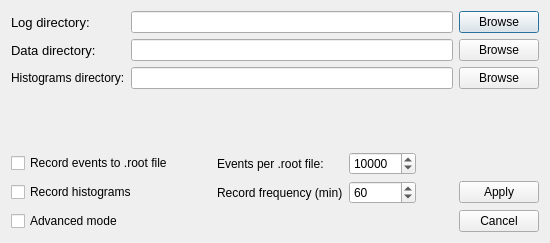
<?xml version="1.0" encoding="UTF-8"?>
<ui version="4.0">
 <class>QMenuConfig</class>
 <widget class="QDialog" name="QMenuConfig">
  <property name="geometry">
   <rect>
    <x>0</x>
    <y>0</y>
    <width>550</width>
    <height>243</height>
   </rect>
  </property>
  <property name="maximumSize">
   <size>
    <width>600</width>
    <height>260</height>
   </size>
  </property>
  <property name="windowTitle">
   <string>Dialog</string>
  </property>
  <layout class="QVBoxLayout" name="verticalLayout">
   <item>
    <layout class="QFormLayout" name="formLayout">
     <item row="0" column="0">
      <widget class="QLabel" name="label">
       <property name="font">
        <font>
         <pointsize>10</pointsize>
        </font>
       </property>
       <property name="text">
        <string>Log directory:</string>
       </property>
      </widget>
     </item>
     <item row="0" column="1">
      <layout class="QHBoxLayout" name="horizontalLayout">
       <item>
        <widget class="QLineEdit" name="lineLogDir"/>
       </item>
       <item>
        <widget class="QPushButton" name="pbBrowseLog">
         <property name="text">
          <string>Browse</string>
         </property>
        </widget>
       </item>
      </layout>
     </item>
     <item row="1" column="0">
      <widget class="QLabel" name="label_3">
       <property name="font">
        <font>
         <pointsize>10</pointsize>
        </font>
       </property>
       <property name="text">
        <string>Data directory:</string>
       </property>
      </widget>
     </item>
     <item row="1" column="1">
      <layout class="QHBoxLayout" name="horizontalLayout_3">
       <item>
        <widget class="QLineEdit" name="lineDataDir"/>
       </item>
       <item>
        <widget class="QPushButton" name="pbBrowseData">
         <property name="text">
          <string>Browse</string>
         </property>
        </widget>
       </item>
      </layout>
     </item>
     <item row="2" column="0">
      <widget class="QLabel" name="labelHist">
       <property name="text">
        <string>Histograms directory:</string>
       </property>
      </widget>
     </item>
     <item row="2" column="1">
      <layout class="QHBoxLayout" name="horizontalLayout_2">
       <item>
        <widget class="QLineEdit" name="lineHistDir"/>
       </item>
       <item>
        <widget class="QPushButton" name="pbBrowseHist">
         <property name="text">
          <string>Browse</string>
         </property>
        </widget>
       </item>
      </layout>
     </item>
    </layout>
   </item>
   <item>
    <layout class="QGridLayout" name="gridLayout">
     <item row="0" column="3">
      <widget class="QSpinBox" name="sbRootFileSize">
       <property name="maximum">
        <number>1000000</number>
       </property>
       <property name="singleStep">
        <number>10000</number>
       </property>
       <property name="value">
        <number>10000</number>
       </property>
      </widget>
     </item>
     <item row="0" column="0">
      <widget class="QCheckBox" name="chbSaveRootFile">
       <property name="text">
        <string>Record events to .root file</string>
       </property>
      </widget>
     </item>
     <item row="0" column="1">
      <widget class="QLabel" name="label_10">
       <property name="minimumSize">
        <size>
         <width>10</width>
         <height>0</height>
        </size>
       </property>
       <property name="text">
        <string/>
       </property>
      </widget>
     </item>
     <item row="1" column="2">
      <widget class="QLabel" name="label_5">
       <property name="text">
        <string>Record frequency (min)</string>
       </property>
      </widget>
     </item>
     <item row="0" column="2">
      <widget class="QLabel" name="label_4">
       <property name="text">
        <string>Events per .root file:</string>
       </property>
      </widget>
     </item>
     <item row="2" column="0">
      <widget class="QCheckBox" name="chbAdvanced">
       <property name="text">
        <string>Advanced mode</string>
       </property>
      </widget>
     </item>
     <item row="2" column="5">
      <widget class="QPushButton" name="pbCancel">
       <property name="text">
        <string>Cancel</string>
       </property>
      </widget>
     </item>
     <item row="1" column="5">
      <widget class="QPushButton" name="pbApply">
       <property name="text">
        <string>Apply</string>
       </property>
      </widget>
     </item>
     <item row="1" column="0">
      <widget class="QCheckBox" name="chbSaveHist">
       <property name="text">
        <string>Record histograms</string>
       </property>
      </widget>
     </item>
     <item row="0" column="4">
      <widget class="QLabel" name="label_11">
       <property name="minimumSize">
        <size>
         <width>10</width>
         <height>0</height>
        </size>
       </property>
       <property name="text">
        <string/>
       </property>
      </widget>
     </item>
     <item row="1" column="3">
      <widget class="QSpinBox" name="sbHistRecord">
       <property name="maximum">
        <number>1440</number>
       </property>
       <property name="value">
        <number>60</number>
       </property>
      </widget>
     </item>
    </layout>
   </item>
  </layout>
 </widget>
 <resources/>
 <connections>
  <connection>
   <sender>pbBrowseLog</sender>
   <signal>clicked()</signal>
   <receiver>QMenuConfig</receiver>
   <slot>OnBrowseLog()</slot>
   <hints>
    <hint type="sourcelabel">
     <x>538</x>
     <y>30</y>
    </hint>
    <hint type="destinationlabel">
     <x>316</x>
     <y>86</y>
    </hint>
   </hints>
  </connection>
  <connection>
   <sender>pbApply</sender>
   <signal>clicked()</signal>
   <receiver>QMenuConfig</receiver>
   <slot>OnApply()</slot>
   <hints>
    <hint type="sourcelabel">
     <x>539</x>
     <y>191</y>
    </hint>
    <hint type="destinationlabel">
     <x>259</x>
     <y>151</y>
    </hint>
   </hints>
  </connection>
  <connection>
   <sender>pbCancel</sender>
   <signal>clicked()</signal>
   <receiver>QMenuConfig</receiver>
   <slot>OnCancel()</slot>
   <hints>
    <hint type="sourcelabel">
     <x>539</x>
     <y>227</y>
    </hint>
    <hint type="destinationlabel">
     <x>295</x>
     <y>162</y>
    </hint>
   </hints>
  </connection>
  <connection>
   <sender>pbBrowseData</sender>
   <signal>clicked()</signal>
   <receiver>QMenuConfig</receiver>
   <slot>OnBrowseData()</slot>
   <hints>
    <hint type="sourcelabel">
     <x>538</x>
     <y>72</y>
    </hint>
    <hint type="destinationlabel">
     <x>293</x>
     <y>112</y>
    </hint>
   </hints>
  </connection>
  <connection>
   <sender>pbBrowseHist</sender>
   <signal>clicked()</signal>
   <receiver>QMenuConfig</receiver>
   <slot>OnBrowseHist()</slot>
   <hints>
    <hint type="sourcelabel">
     <x>511</x>
     <y>107</y>
    </hint>
    <hint type="destinationlabel">
     <x>475</x>
     <y>121</y>
    </hint>
   </hints>
  </connection>
 </connections>
 <slots>
  <slot>OnBrowseLog()</slot>
  <slot>OnBrowseData()</slot>
  <slot>OnApply()</slot>
  <slot>OnCancel()</slot>
  <slot>OnSave()</slot>
  <slot>OnBrowseHist()</slot>
 </slots>
</ui>
